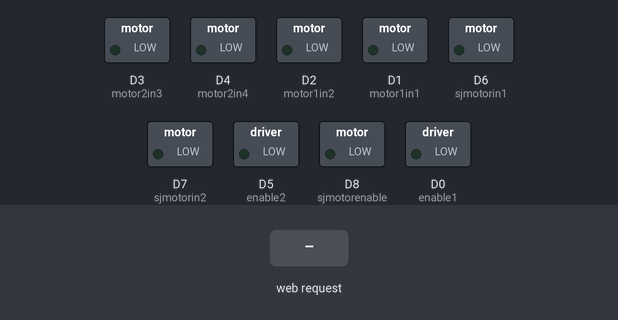
This sketch was run on a simulated ESP8266 (NodeMCU). Parts: switched loads named in the sketch (green lamp = pin HIGH). The inputs (shaded band) are chosen by the test bench. WiFi joins after 1.5 s; servers stay silent unless stated; what the sketch prints to the serial monitor is not drawn.

Above: at 2.7 s.
2.8 s: HTTP request GET /Forward received
At 4.0 s:
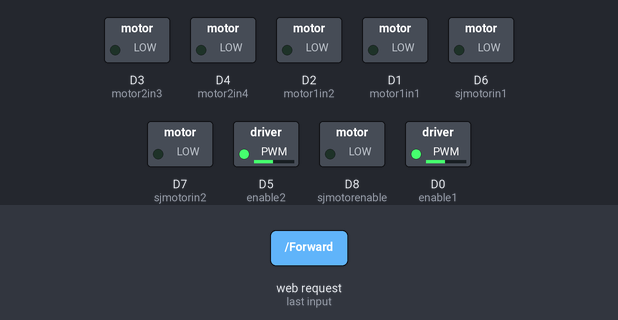
4.8 s: HTTP request GET /Left received
At 5.2 s:
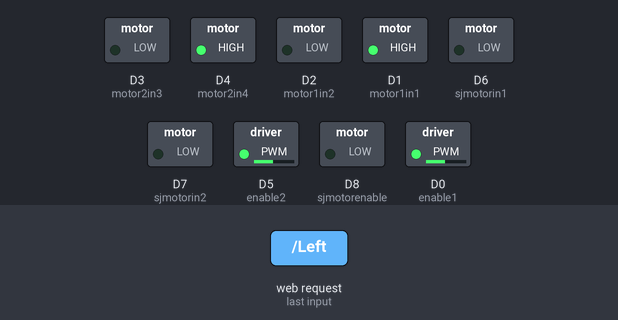
6.8 s: HTTP request GET /Right received
At 7.2 s:
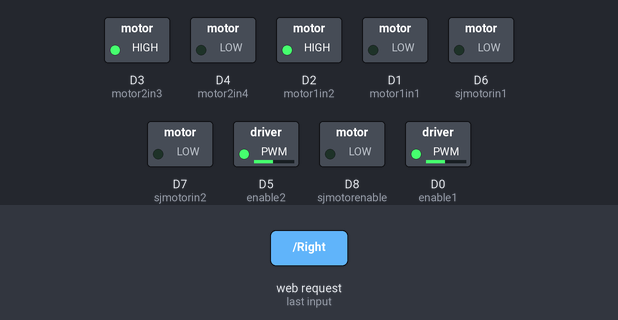
8.8 s: HTTP request GET /UP received
At 9.4 s:
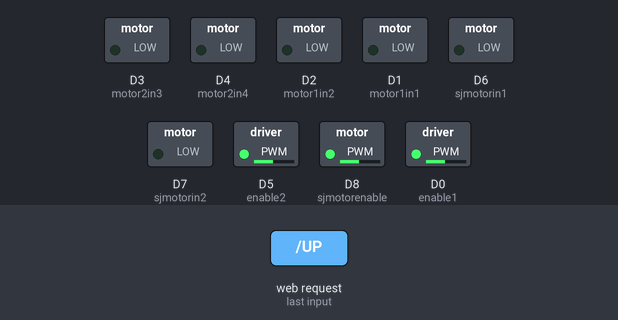
10.4 s: HTTP request GET /sright received
At 10.46 s:
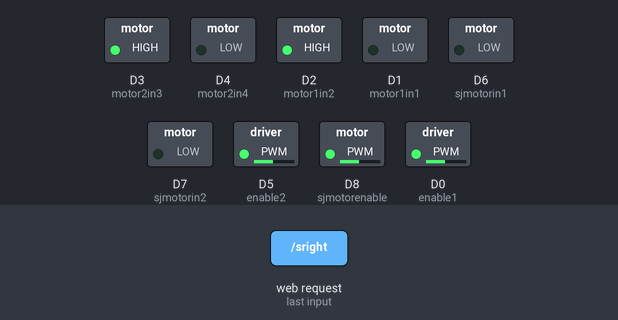
12.0 s: HTTP request GET /sleft received
At 12.06 s:
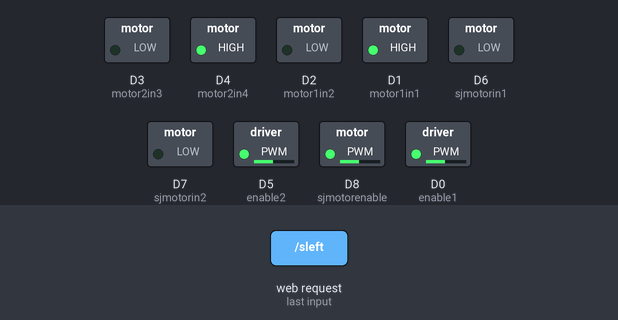
Timing chart, 0 to 14.6 s (numbered marks = the images above; inputs shaded):
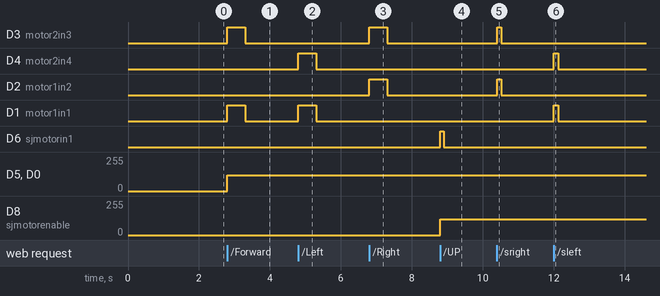

The sketch:

basic.ino
```cpp
#include <ESP8266WiFi.h>
#include <Arduino.h>
#include <WiFiClient.h>
const char *ssid =  "AndroidAP";     // replace with your wifi ssid and wpa2 key
const char *pass =  "qwertyas";

const int duration = 500;
#define motor1in1 D1
#define motor1in2 D2
#define motor2in3 D3
#define motor2in4 D4
#define enable1 D0
#define enable2 D5
#define sjmotorin1 D6
#define sjmotorin2 D7
#define sjmotorenable D8

int speed1=120,speed2=120;
int sjmotspeed=120;

WiFiServer server(80);

void setup()
{
       Serial.begin(9600);
       pinMode(motor1in1, OUTPUT);
       pinMode(motor1in2, OUTPUT);
       pinMode(motor2in3, OUTPUT);
       pinMode(motor2in4, OUTPUT);
       pinMode(enable1,OUTPUT);
       pinMode(enable2,OUTPUT);
       pinMode(sjmotorin1,OUTPUT);
       pinMode(sjmotorin2,OUTPUT);
       pinMode(sjmotorenable,OUTPUT);

       delay(10);

       Serial.println("Connecting to ");
       Serial.println(ssid);

       WiFi.begin(ssid, pass);
       while (WiFi.status() != WL_CONNECTED)
          {
            delay(500);
            Serial.print(".");
          }
      Serial.println("");
      Serial.println("WiFi connected");

      Serial.println("IP address: ");
  Serial.println(WiFi.localIP());

  server.begin();

}
int value=0;
void loop() {

  WiFiClient client = server.available();   // listen for incoming clients

  if (client) {                             // if you get a client,
    //Serial.println("New Client.");           // print a message out the serial port
    String currentLine = "";                // make a String to hold incoming data from the client
    while (client.connected()) {            // loop while the client's connected
      if (client.available()) {             // if there's bytes to read from the client,
        char c = client.read();             // read a byte, then
        Serial.write(c);                    // print it out the serial monitor
        if (c == '\n') {                    // if the byte is a newline character

          // if the current line is blank, you got two newline characters in a row.
          // that's the end of the client HTTP request, so send a response:
          if (currentLine.length() == 0) {
            // HTTP headers always start with a response code (e.g. HTTP/1.1 200 OK)
            // and a content-type so the client knows what's coming, then a blank line:
            client.println("HTTP/1.1 200 OK");
            client.println("Content-type:text/html");
            client.println();

            // the content of the HTTP response follows the header:
            client.print("<a href=\"/Forward\">Forward</a>.<br>");
            client.print("<a href=\"/sleft\">sleft</a>.<br>");
            client.print("<a href=\"/sright\">sright</a>.<br>");
            client.print("<a href=\"/Left\">Left</a>.<br>");
            client.print("<a href=\"/Right\">Right</a>.<br>");
            client.print("<a href=\"/Stop\">Stop</a>.<br>");
            client.print("<a href=\"/UP\">UP</a>.<br>");
            client.print("<a href=\"/DOWN\">DOWN</a>.<br>");

            // The HTTP response ends with another blank line:
            client.println();
            // break out of the while loop:
            break;
          } else {    // if you got a newline, then clear currentLine:
            currentLine = "";
          }
        } else if (c != '\r') {  // if you got anything else but a carriage return character,
          currentLine += c;      // add it to the end of the currentLine
        }

        // forward
        if (currentLine.endsWith("GET /Forward")) {
          //FOR Left Motor Forward
          analogWrite(enable1,speed1);
          digitalWrite(motor1in1, HIGH);
          digitalWrite(motor1in2, LOW);
          //FOR Right Motor Forward
          analogWrite(enable2,speed2);
          digitalWrite(motor2in3, HIGH);
          digitalWrite(motor2in4, LOW);
          delay(duration);
          digitalWrite(motor1in1,LOW);
          digitalWrite(motor1in2,LOW);
          digitalWrite(motor2in3,LOW);
          digitalWrite(motor2in4,LOW);
        }

        if (currentLine.endsWith("GET /Left")) {

          analogWrite(enable1,speed1);
          digitalWrite(motor1in1, HIGH);
          digitalWrite(motor1in2, LOW);

          analogWrite(enable2,speed2);
          digitalWrite(motor2in3, LOW);
          digitalWrite(motor2in4, HIGH);
          delay(duration);
          //FOR STOP

          digitalWrite(motor1in1, LOW);
          digitalWrite(motor1in2, LOW);
          //FOR STOP

          digitalWrite(motor2in3, LOW);
          digitalWrite(motor2in4, LOW);
        }

        if (currentLine.endsWith("GET /Right")) {

          analogWrite(enable1,speed1);
          digitalWrite(motor1in1, LOW);
          digitalWrite(motor1in2, HIGH);

          analogWrite(enable2,speed2);
          digitalWrite(motor2in3, HIGH);
          digitalWrite(motor2in4, LOW);
          delay(duration);
          //FOR STOP

          digitalWrite(motor1in1, LOW);
          digitalWrite(motor1in2, LOW);
          //FOR STOP

          digitalWrite(motor2in3, LOW);
          digitalWrite(motor2in4, LOW);
        }

        if (currentLine.endsWith("GET /sright")) {
          //FOR Left Motor Backward
          analogWrite(enable1,speed1);
          digitalWrite(motor1in1,LOW);
          digitalWrite(motor1in2, HIGH);
          //FOR Right Motor Backward
          analogWrite(enable2,speed2);
          digitalWrite(motor2in3, HIGH);
          digitalWrite(motor2in4, LOW);
          delay(0.25*duration);
          //FOR STOP

          digitalWrite(motor1in1, LOW);
          digitalWrite(motor1in2, LOW);
          //FOR STOP

          digitalWrite(motor2in3, LOW);
          digitalWrite(motor2in4, LOW);
        }
        if (currentLine.endsWith("GET /sleft")) {
          //FOR Left Motor Backward
          analogWrite(enable1,speed1);
          digitalWrite(motor1in1,HIGH);
          digitalWrite(motor1in2, LOW);
          //FOR Right Motor Backward
          analogWrite(enable2,speed2);
          digitalWrite(motor2in3, LOW);
          digitalWrite(motor2in4, HIGH);
          delay(0.25*duration);
          //FOR STOP

          digitalWrite(motor1in1, LOW);
          digitalWrite(motor1in2, LOW);
          //FOR STOP

          digitalWrite(motor2in3, LOW);
          digitalWrite(motor2in4, LOW);
        }
        if (currentLine.endsWith("GET /Stop")) {
          //FOR STOP
          analogWrite(enable1,0);
          digitalWrite(motor1in1, LOW);
          digitalWrite(motor1in2, LOW);
          //FOR STOP
          analogWrite(enable2,0);
          digitalWrite(motor2in3, LOW);
          digitalWrite(motor2in4, LOW);
        }
        if (currentLine.endsWith("GET /UP")) {
          //FOR UP
          analogWrite(sjmotorenable,sjmotspeed);
          digitalWrite(sjmotorin1, HIGH);
          digitalWrite(sjmotorin2, LOW);
          delay(duration/5);
          digitalWrite(sjmotorin1, LOW);
          digitalWrite(sjmotorin2, LOW);
        }
             if (currentLine.endsWith("GET /DOWN")) {
          //FOR DOWN
          analogWrite(sjmotorenable,sjmotspeed);
          digitalWrite(sjmotorin1, LOW);
          digitalWrite(sjmotorin2,HIGH);
          delay(duration/5);
          digitalWrite(sjmotorin1, LOW);
          digitalWrite(sjmotorin2, LOW);
        }
      }
    }
    // close the connection:
    client.stop();
    //Serial.println("Client Disconnected.");
  }
}
```

Measured:
- after the input at 2.8 s, D3 (motor2in3), D1 (motor1in1): LOW → HIGH at once, → LOW 0.50 s later; D5 (enable2), D0 (enable1): 0/255 → 120/255 at once
- after the input at 4.8 s, D4 (motor2in4), D1 (motor1in1): LOW → HIGH at once, → LOW 0.50 s later
- after the input at 6.8 s, D3 (motor2in3), D2 (motor1in2): LOW → HIGH at once, → LOW 0.50 s later
- after the input at 8.8 s, D6 (sjmotorin1): LOW → HIGH at once, → LOW 0.10 s later; D8 (sjmotorenable): 0/255 → 120/255 at once
- after the input at 10.4 s, D3 (motor2in3), D2 (motor1in2): LOW → HIGH at once, → LOW 0.13 s later
- after the input at 12.0 s, D4 (motor2in4), D1 (motor1in1): LOW → HIGH at once, → LOW 0.13 s later
